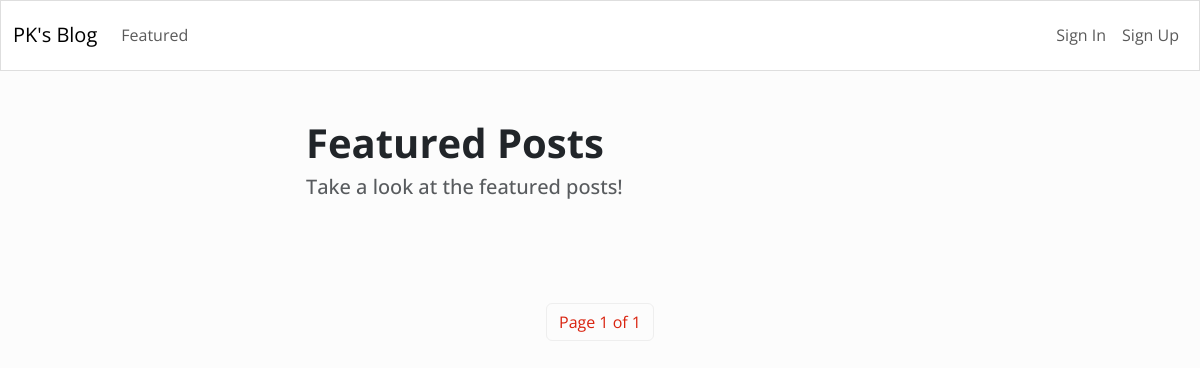
Page /featured/ on the earlier database version.
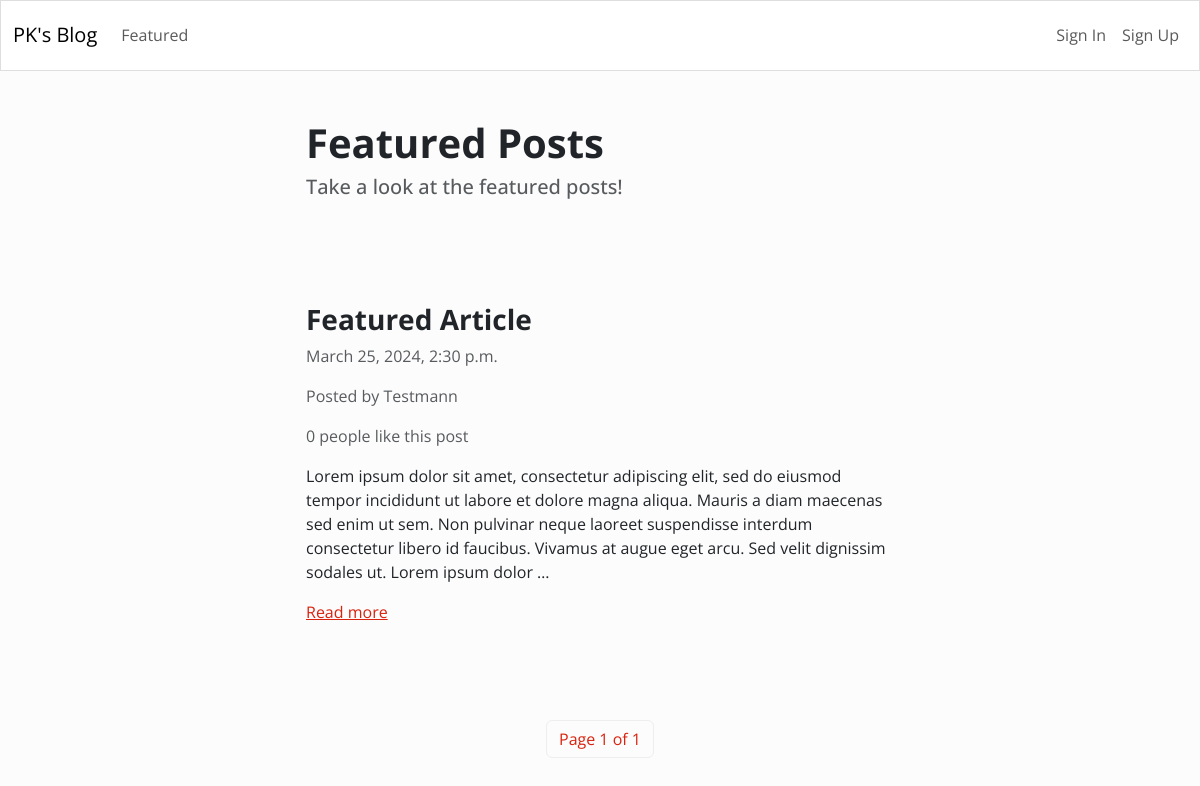
Same page on the later database version.
### blog/models.py (models this page shows)
class Article(models.Model):
    title = models.CharField(max_length=255)
    content = HTMLField()
    date = models.DateTimeField(auto_now_add=True) # add date automatically
    author = models.ForeignKey(User, on_delete=models.CASCADE) # delete article if user is deleted
    featured = models.BooleanField(default=False) # featured article
    likes = models.ManyToManyField(User, related_name="likes", blank=True) # like article

### blog/views.py (the view)
# urls.py: path("featured/", Featured.as_view(), name="featured"),
class Featured(ListView):
    model = Article
    queryset = Article.objects.filter(featured=True).order_by("-date")
    template_name = "blog/featured.html"
    paginate_by = 1

### blog/templates/blog/featured.html (shortened to what this page needs)
{% extends 'blog/base.html' %}
{% block content %}
    <div class="row">
        <div class="col-md-6 col-12 mx-md-auto mx-3 mt-5 mb-5">
            <h1 class="fw-bolder">Featured Posts</h1>
            <h5 class="text-muted">Take a look at the featured posts!</h5>
        </div>
    </div>
    {% for object in object_list %}
    <div class="row">
        <div class="col-md-6 col-11 mx-md-auto mx-3 mt-5 mb-5">
            <h3 class="fw-bold">{{ object.title }}</h3>
            <p class="text-muted">{{ object.date }}</p>
            <p class="text-muted">Posted by {{ object.author.username }}</p>
            {% if object.likes.count == 1 %}
                <p class="text-muted">{{ object.likes.count }} person likes this post</p>
            {% else %}
                <p class="text-muted">{{ object.likes.count }} people like this post</p>
            {% endif %}
            <div class="my-3">
                {{ object.content|truncatewords_html:50|safe }}
            </div>
            <a href="{% url 'detail_article' object.id %}">Read more</a>
        </div>
    </div>
    {% endfor %}
    <nav>
        <ul class="pagination">
            <div class="mx-auto d-flex flex-row mt-5">
                <li class="page-item">
                    <a class="page-link" href="#">
                        Page {{ page_obj.number }} of {{ page_obj.paginator.num_pages }}
                    </a>
                </li>
            </div>
        </ul>
    </nav>
{% endblock content %}

### blog/templates/blog/base.html (shortened to what this page needs)
<!DOCTYPE html>
<html lang="en">
<head>
    {% load static %}
    <link rel="stylesheet" href="{% static 'css/bootstrap.min.css' %}">
</head>
<body>
    {% include 'blog/nav.html' %}
    {% block content %}
    {% endblock content %}
</body>
</html>

### blog/templates/blog/nav.html (shortened to what this page needs)
<nav class="navbar navbar-expand-lg navbar-light bg-light">
    <div class="container-fluid">
      <a class="navbar-brand" href="{% url 'index' %}">PK's Blog</a>
      <div class="collapse navbar-collapse" id="navbarText">
        <ul class="navbar-nav me-auto mb-2 mb-lg-0">
          <li class="nav-item">
            <a class="nav-link" aria-current="page" href="{% url 'featured' %}">Featured</a>
          </li>
        </ul>
        <ul class="navbar-nav">
          {% if request.user.is_authenticated %}
            <li class="nav-item">
                <a class="nav-link" aria-current="page" href="{% url 'logout' %}">Sign Out</a>
            </li>
          {% else %}
            <li class="nav-item">
                <a class="nav-link" aria-current="page" href="{% url 'login' %}">Sign In</a>
            </li>
            <li class="nav-item">
                <a class="nav-link" aria-current="page" href="{% url 'register' %}">Sign Up</a>
            </li>
          {% endif %}
        </ul>
      </div>
    </div>
</nav>

Differences in the rows shown:
added Article: title "Featured Article", date "March 25, 2024, 2:30 p.m.", author.username "Testmann", likes.count "0", content "Lorem ipsum dolor sit amet, consectetur adipiscing elit, sed do eiusmod tempor incididunt ut labore et dolore magna aliqua. Mauris a diam maecenas sed enim ut sem. Non pulvinar neque laoreet suspendisse interdum consectetur libero id faucibus. Vivamus at augue eget arcu. Sed velit dignissim sodales ut. Lorem ipsum dolor …"
